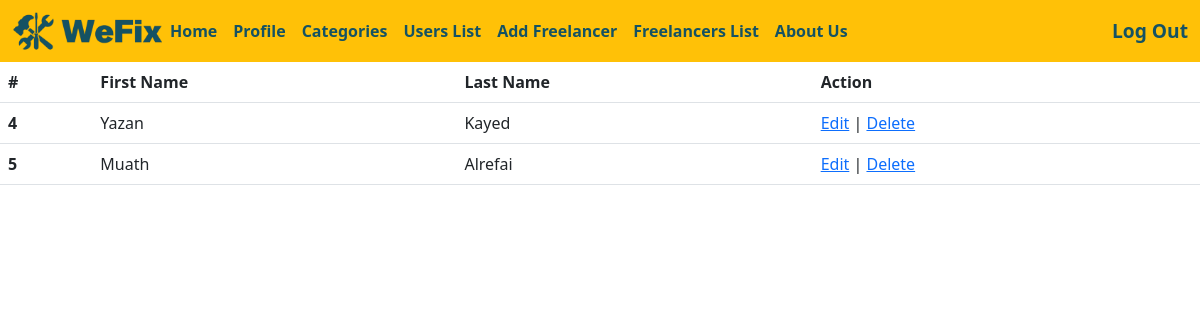
Before: /userslist (signed in) with the older database file.
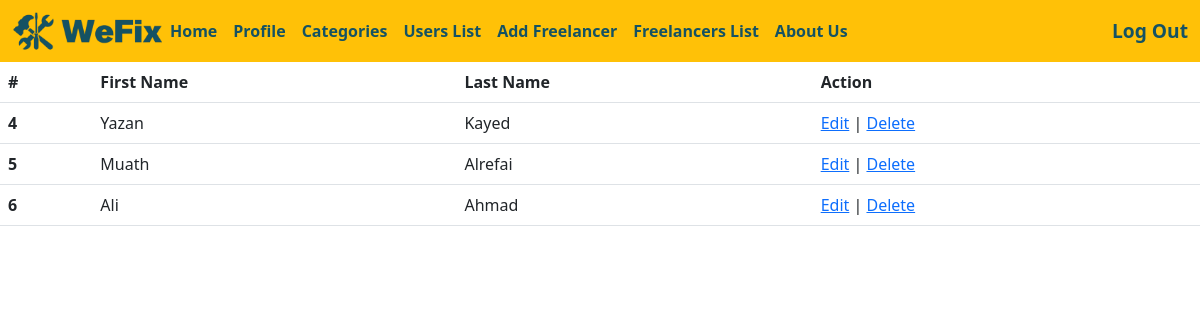
After: the same page with the newer database file.
### login_app/models.py (models this page shows)
class User(models.Model):
    first_name = models.CharField(max_length=45)
    last_name = models.CharField(max_length=45)
    email= models.CharField(max_length=45)
    password = models.CharField(max_length=45)
    phone_number = models.CharField(max_length=10)
    address = models.CharField(max_length=45 , default=None)
    created_at = models.DateTimeField(auto_now_add=True)
    updated_at = models.DateTimeField(auto_now=True)
    objects = UserManager()

### main_app/views.py (the view)
def show_all_users(request):
    if 'userid' not in request.session:
        return redirect ('/')
    if request.session['userid'] == 1:
        context = {
        "users" : models.show_all_users_models()
    }
        return render (request , "allusers.html" , context)
    else:
        return redirect ('/')

### main_app/models.py (called while the page is built)
def show_all_users_models():
    return User.objects.exclude(id = 1)

### main_app/templates/allusers.html (shortened to what this page needs)
<!doctype html>
<html lang="en">
<head>
    {%load static%}
    <link rel="stylesheet" href="{% static 'css/style.css' %}">
    <link href="https://cdn.jsdelivr.net/npm/bootstrap@5.3.0/dist/css/bootstrap.min.css" rel="stylesheet"
>
</head>
<nav class="navbar navbar-expand-lg bg-warning">
    <div class="container-fluid">
        <a href="/"><img class="logo-img" src="{% static 'img/logo.png' %}" alt="logo"></a>
        <div class="collapse navbar-collapse" id="navbarSupportedContent">
            <ul class="navbar-nav me-auto mb-2 mb-lg-0">
                <li class="nav-item">
                    <a id="nav-link" class="nav-link active" aria-current="page" href="/">Home</a>
                </li>
                <li class="nav-item">
                    <a id="nav-link" class="nav-link active" aria-current="page" href="/profile">Profile</a>
                </li>
                <li class="nav-item">
                    <a id="nav-link" class="nav-link active" aria-current="page" href="/category">Categories</a>
                </li>
                <li class="nav-item">
                    <a id="nav-link" class="nav-link active" aria-current="page" href="/userslist">Users List</a>
                </li>
                <li class="nav-item">
                    <a id="nav-link" class="nav-link active" aria-current="page" href="/registerfreelancer">Add Freelancer</a>
                </li>
                <li class="nav-item">
                    <a id="nav-link" class="nav-link active" aria-current="page" href="/showfreelancer">Freelancers List</a>
                </li>
                <li class="nav-item">
                    <a id="nav-link" class="nav-link active" aria-current="page" href="#">About Us</a>
                </li>
            </ul>
            {%if request.session.userid%}
            <a href="/logout" class="log-in">Log Out</a>
            {%else%}
            <a href="/log-in" class="log-in">Login</a>
            {%endif%}
        </div>
    </div>
</nav>
<div class="user-table">
    <table class="table">
        <thead>
            <tr>
                <th scope="col">#</th>
                <th scope="col">First Name</th>
                <th scope="col">Last Name</th>
                <th scope="col">Action</th>
            </tr>
        </thead>
        <tbody>
            {% for user in users %}
            <tr>
                <th scope="row">{{user.id}}</th>
                <td>{{user.first_name}}</td>
                <td>{{user.last_name}}</td>
                <td><a href="/userprofile/{{user.id}}">Edit</a> | <a href="/admindelete/{{user.id}}">Delete</a></td>
            </tr>
            {%endfor%}
        </tbody>
    </table>
</div>
</body>
</html>

Changed rows visible on the page:
added User: id "6", first_name "Ali", last_name "Ahmad"
